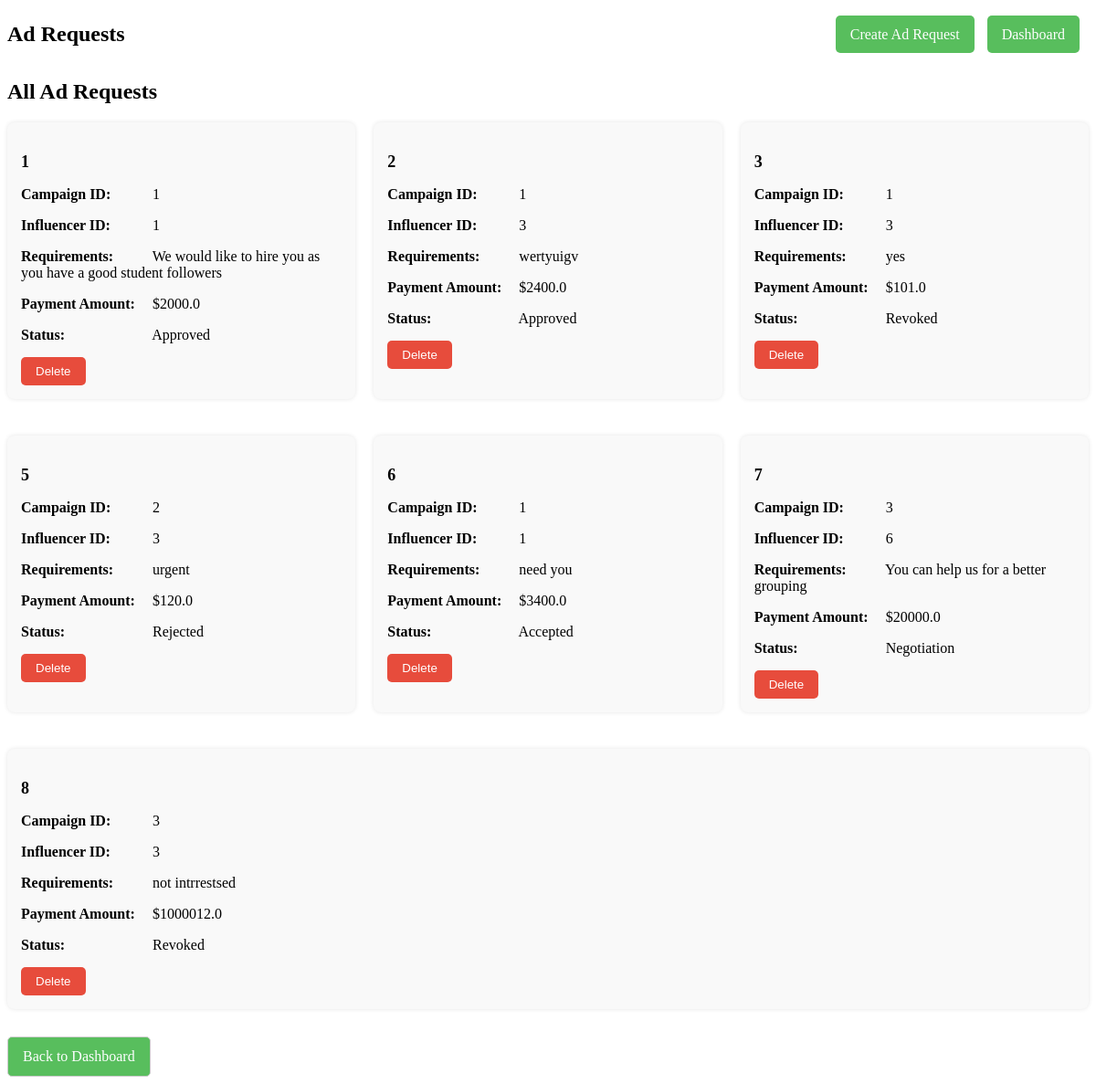
Screenshot of /view_ad_requests with the database file from the repository.
### application/model.py (models this page shows)
class AdRequest(db.Model):
    __tablename__ = 'ad_requests'
    id = db.Column(db.Integer, primary_key=True)
    campaign_id = db.Column(db.Integer, db.ForeignKey('campaigns.id'), nullable=False)
    influencer_id = db.Column(db.Integer, db.ForeignKey('influencers.id'), nullable=False)
    requirements = db.Column(db.Text, nullable=False)
    payment_amount = db.Column(db.Float, nullable=False)
    status = db.Column(db.String(20), nullable=False, default='Pending')

### application/controller.py (the view)
@app.route('/view_ad_requests')
def view_ad_requests():
    ad_requests = AdRequest.query.all()
    return render_template('sponsorview_ad.html', ad_requests=ad_requests)

### application/templates/sponsorview_ad.html (shortened to what this page needs)
<!DOCTYPE html>
<html lang="en">
<head>
    <link rel="stylesheet" href="{{ url_for('static', filename='css/sponsor_view.css') }}">
</head>
<body>
    <div class="container">
        <header>
            <h1>Ad Requests</h1>
            <nav>
                <ul>
                    <li><a href="{{ url_for('create_ad_request') }}">Create Ad Request</a></li>
                    <li><a href="{{ url_for('sponsors_dashboard') }}">Dashboard</a></li>
                </ul>
            </nav>
        </header>
        <section id="ad-requests">
            <h2>All Ad Requests</h2>
            <div class="ad-request-list">
                {% for ad_request in ad_requests %}
                <div class="ad-request">
                    <h3>{{ ad_request.id }}</h3>
                    <p><strong>Campaign ID:</strong> {{ ad_request.campaign_id }}</p>
                    <p><strong>Influencer ID:</strong> {{ ad_request.influencer_id }}</p>
                    <p><strong>Requirements:</strong> {{ ad_request.requirements }}</p>
                    <p><strong>Payment Amount:</strong> ${{ ad_request.payment_amount }}</p>
                    <p><strong>Status:</strong> {{ ad_request.status }}</p>
                    <form action="{{ url_for('delete_ad_request', ad_request_id=ad_request.id) }}" method="post">
                        <button type="submit" class="delete-button">Delete</button>
                    </form>
                </div>
                {% endfor %}
            </div>
        </section>
        <a href="{{ url_for('sponsors_dashboard') }}" class="back-button">Back to Dashboard</a>
    </div>
</body>
</html>

### application/static/css/sponsor_view.css (style rules this page uses)
.ad-request-list { display: flex; flex-wrap: wrap; gap: 20px; }
.ad-request { flex: 1 1 calc(30% - 20px); background-color: #f9f9f9; padding: 15px; border-radius: 8px; box-shadow: 0 0 5px rgba(0, 0, 0, 0.1); margin-bottom: 20px; min-width: 300px; }
.ad-request h3 { font-size: 18px; margin-bottom: 10px; }
.ad-request p { margin-bottom: 5px; }
.ad-request p strong { display: inline-block; width: 140px; font-weight: bold; }
.delete-button { background-color: #e74c3c; color: #fff; border: none; padding: 8px 16px; border-radius: 5px; cursor: pointer; transition: background-color 0.3s ease; margin-top: 10px; }
header { display: flex; justify-content: space-between; align-items: center; margin-bottom: 20px; }
header h1 { font-size: 24px; }
nav ul { list-style-type: none; }
nav ul li { display: inline; margin-right: 10px; }
nav ul li a { text-decoration: none; color: #fefefe; padding: 12px 16px; border-radius: 5px; background-color: #58be5d; transition: background-color 0.3s ease; }
.back-button { display: inline-block; margin-top: 10px; padding: 12px 16px; text-decoration: none; color: #fefeff; background-color: #58be5d; border: 1px solid #ccc; border-radius: 5px; transition: background-color 0.3s ease; }

### rows the page displays
AdRequest: id "1", campaign_id "1", influencer_id "1", requirements "We would like to hire you as you have a good student followers", payment_amount "2000.0", status "Approved"
AdRequest: id "2", campaign_id "1", influencer_id "3", requirements "wertyuigv", payment_amount "2400.0", status "Approved"
AdRequest: id "3", campaign_id "1", influencer_id "3", requirements "yes", payment_amount "101.0", status "Revoked"
AdRequest: id "5", campaign_id "2", influencer_id "3", requirements "urgent", payment_amount "120.0", status "Rejected"
AdRequest: id "6", campaign_id "1", influencer_id "1", requirements "need you", payment_amount "3400.0", status "Accepted"
AdRequest: id "7", campaign_id "3", influencer_id "6", requirements "You can help us for a better grouping", payment_amount "20000.0", status "Negotiation"
AdRequest: id "8", campaign_id "3", influencer_id "3", requirements "not intrrestsed", payment_amount "1000012.0", status "Revoked"
